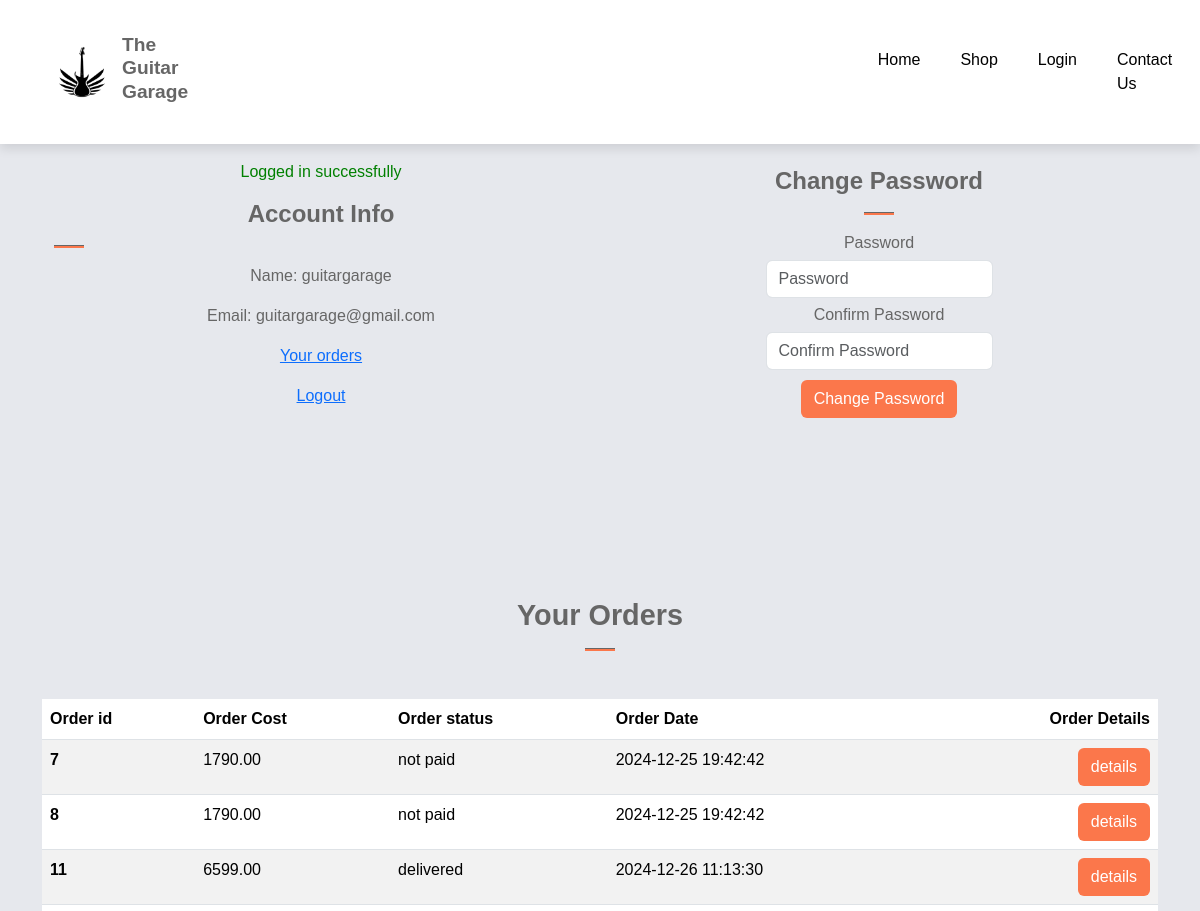
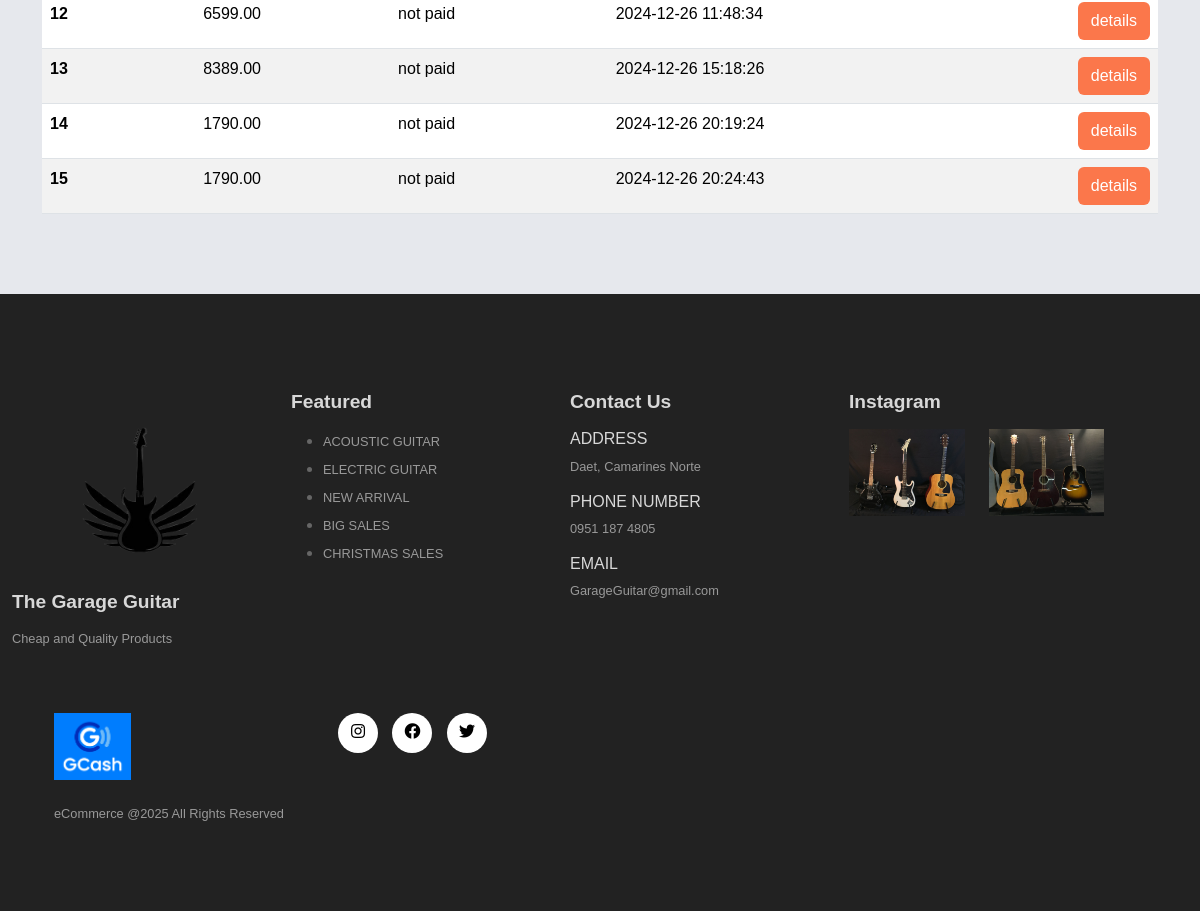
The app's page /account.php (signed in) with its own data (2 pictures, top to bottom).
### tables this page shows
CREATE TABLE `orders` (
  `order_id` int(11) NOT NULL,
  `order_cost` decimal(10,2) NOT NULL,
  `order_status` varchar(100) NOT NULL DEFAULT 'on_hold',
  `user_id` int(11) NOT NULL,
  `user_phone` varchar(50) NOT NULL,
  `user_city` varchar(255) NOT NULL,
  `user_address` varchar(255) NOT NULL,
  `order_date` datetime NOT NULL DEFAULT current_timestamp()
);

### account.php (the view, shortened to what this page needs)
<?php
include('server/connection.php');
if(isset($_SESSION['logged_in'])){
   $user_id = $_SESSION['user_id'];
   $stmt = $conn->prepare("SELECT * FROM orders WHERE user_id=?");
   $stmt->bind_param('i',$user_id);
   $stmt->execute();
   $orders = $stmt->get_result();
}
?>
<!DOCTYPE html>
<html lang="en">
<head>
    <link href="https://cdn.jsdelivr.net/npm/bootstrap@5.3.3/dist/css/bootstrap.min.css" rel="stylesheet"
>
    <link rel="stylesheet" href="https://use.fontawesome.com/releases/v5.15.4/css/all.css"
 />
    <link rel="stylesheet" href="assets/css/style.css">
</head>
<body>
     <nav class="navbar navbar-expand-lg navbar-light bg-white py-3 fixed-top">
        <div class="container">
            <img src="assets/css/js/imgs/logo.jpeg" width="80" height="80"/>
            <h4>The Guitar Garage</h4>
            <div class="collapse navbar-collapse nav-buttons" id="navbarSupportedContent">
                <ul class="navbar-nav me-auto mb-2 mb-lg-0">
                    <li class="nav-item">
                        <a class="nav-link" href="index.php">Home</a>
                    </li>
                    <li class="nav-item">
                        <a class="nav-link" href="shop.php">Shop</a>
                    </li>
                    <li class="nav-item">
                        <a class="nav-link" href="login.php">Login</a>
                    </li>
                    <li class="nav-item">
                        <a class="nav-link" href="contact.php">Contact Us</a>
                    </li>
                </ul>
            </div>
        </div>
    </nav>
</body>
</html>
    <section class="my-5 py-5">
    <div class="row container mx-auto">
        <div class="text-center mt-3 pt-5 col-lg-6 col-md-12 col-sm-12">
            <p class="text-center" style="color:green">
                <?php
                if (isset($_SESSION['login_success'])) {
                    echo $_SESSION['login_success'];
                }
                ?>
            </p>
            <h3 class="font-weight-bold">Account Info</h3>
            <hr class="max-auto">
            <div class="class-info">
                <p>Name:<span> <?php if (isset($_SESSION['user_name'])) { echo $_SESSION['user_name']; } ?></span></p>
                <p>Email:<span> <?php if (isset($_SESSION['user_email'])) { echo $_SESSION['user_email']; } ?></span></p>
                <p><a href="#orders" id="orders-btn">Your orders</a></p>
                <p><a href="account.php?logout=1" id="logout-btn">Logout</a></p>
            </div>
        </div>
        <div class="col-lg-6 col-md-12 col-sm-12">
            <form id="account-form" method="POST" action="account.php">
                <h3>Change Password</h3>
                <hr class="mx-auto">
                <div class="form-group">
                    <label>Password</label>
                    <input type="password" class="form-control" id="account-password" name="password" placeholder="Password" required />
                </div>
                <div class="form-group">
                    <label>Confirm Password</label>
                    <input type="password" class="form-control" id="account-password-confirm" name="confirm-password" placeholder="Confirm Password" required />
                </div>
                <div class="form-group">
                    <input type="submit" value="Change Password" name="change_password" class="btn" id="change-pass-btn">
                </div>
            </form>
        </div>
    </div>
</section>
    <section id="orders" class="orders container my-5 py-3">
    <div class="container mt-2">
        <h2 class="font-weight-bold text-center">Your Orders</h2>
        <hr class="mx-auto">
    </div>
    <table class="table table-striped mt-5 pt-5">
        <thead>
            <tr>
                <th scope="col">Order id</th>
                <th scope="col">Order Cost</th>
                <th scope="col">Order status</th>
                <th scope="col">Order Date</th>
                <th scope="col">Order Details</th>
            </tr>
        </thead>
        <tbody>
            <?php while($row = $orders->fetch_assoc() ){ ?>
            <tr>
                <td>
                    <div class="d-flex align-items-center">
                        <div>
                            <p class="font-weight-bold mb-1"><?php echo $row['order_id']; ?></p>
                        </div>
                    </div>
                </td>
                <td>
                    <span><?php echo $row['order_cost']; ?></span>
                </td>
                <td>
                    <span><?php echo $row['order_status']; ?></span>
                </td>
                <td>
                    <span><?php echo $row['order_date']; ?></span>
                </td>
                <td>
                    <form method="POST" action="order_details.php">
                        <input class="btn order-details-btn" name="order_details_btn" type="submit" value="details"/>
                    </form>
                </td>
            </tr>
            <?php } ?>
        </tbody>
    </table>
</section>
    <footer class="mt-5 py-5">
        <div class="row container mx=auto pt-5">
            <div class="footer-one col-lg-3 col-md-6 col-sm-12">
                <img class="logo"
                    src="assets/css/js/imgs/logo.jpeg"
                    alt="Description of the Image" style="width: 200px; height: auto; display: block; margin: 0 auto;">
                <h5 class="pb-2">The Garage Guitar</h5>
                <p>Cheap and Quality Products</p>
            </div>
            <div class="footer-one col-lg-3 col-md-6 col-sm-12">
                <h5 class="pb-2">Featured</h5>
                <ul class="text-uppercase">
                    <li><a href="#">Acoustic Guitar</a></li>
                    <li><a href="#">Electric Guitar</a></li>
                    <li><a href="#">New Arrival</a></li>
                    <li><a href="#">Big Sales</a></li>
                    <li><a href="#">Christmas Sales</a></li>
                </ul>
            </div>
            <div class="footer-one col-lg-3 col-md-6 col-sm-12">
                <h5 class="pb-2">Contact Us</h5>
                <div>
                    <h6 class="text-uppercase">Address</h6>
                    <p>Daet, Camarines Norte</p>
                </div>
                <div>
                    <h6 class="text-uppercase">Phone Number</h6>
                    <p>0951 187 4805</p>
                </div>
                <div>
                    <h6 class="text-uppercase">Email</h6>
                    <p>GarageGuitar@gmail.com</p>
                </div>
            </div>
            <div class="footer-one col-lg-3 col-md-6 col-sm-12">
                <h5 class="pb-2">Instagram</h5>
                <div class="row">
                    <img src="assets/css/js/imgs/instagram1.jpeg"
                        class="img fluid w-50 h-100 mb-2" alt="Description of the image" />
                    <img src="assets/css/js/imgs/instagram2.jpeg"
                        class="img fluid w-50 h-100 mb-2" alt="Description of the image" />
                </div>
            </div>
        </div>
        <div class="copyright mt-5">
            <div class="row container mx-auto">
                <div class="col-lg-3 col-md col-sm-12 mb-4">
                    <img src="assets/css/js/imgs/gcashlogo.jpeg" alt="GCash Logo"
                        width="50" />
                    <p>eCommerce @2025 All Rights Reserved</p>
                </div>
                <div class="col-lg-3 col-md-5 col-sm-12 mb-4">
                    <a href="#"><i class="fab fa-instagram"></i></a>
                    <a href="#"><i class="fab fa-facebook"></i></a>
                    <a href="#"><i class="fab fa-twitter"></i></a>
                </div>
            </div>
        </div>
    </footer>
    </body>
    </html>

### assets/css/style.css (style rules this page uses)
.nav-buttons { margin-left: 60%; }
* { margin: 0; padding: 0; box-sizing: border-box; }
body { font-family: 'Poppins', sans-serif; }
h2 { font-size: 1.8rem; font-weight: 600; }
h3 { font-size: 1.5rem; font-weight: 800; }
h4 { font-size: 1.2rem; font-weight: 600; }
h5 { font-size: 1rem; font-weight: 400; }
h6 { color: #d8d8d8; }
.navbar { font-size: 16px; padding-top: 2rem !important; padding-bottom: 2rem !important; top: 0; left: 0; box-shadow: 0 5px 10px rgba(0,0,0,0.1); }
.navbar-light .navbar-nav .nav-link { padding: 0 20px; color: #000; transition: 0.4s ease; }
hr { width: 30px; height: 3px !important; opacity: 1 !important; background-color: #fb774b; }
footer { background-color: #222222; }
footer h5 { color: #d8d8d8; font-weight: 700; font-size: 1.2rem; }
footer li { padding-bottom: 4px; }
footer li a { font-size: 0.8rem; color:#999; text-decoration: none; }
footer .copyright a { color:#000; height: 40px; width: 40px; background-color: #fff; display: inline-block; text-align: center; line-height: 38px; border-radius: 50%; transition: 0.3s ease; margin: 0 5px; }
footer p { color: #999; font-size: 0.8rem; }
footer .copyright img { width: 30%; }
.logo { width:40px; height: 40px;; }
td:last-child { text-align: right; }
th:last-child { text-align: right; }
#account-form { width: 50%; margin: 35px auto; text-align: center; padding: 20px; }
#account-form input { margin: 5px auto; }
#account-form #change-pass-btn { color: #fff; background-color: #fb774b; }
body { margin: 0; padding: 0; box-sizing: border-box; background-color: #e6e8ed; color: #666666; font-family: "Montserrat", sans-serif; }
.font-weight-bold { font-weight: 600; }
.orders .order-details-btn { color:#fff; background-color: #fb774b; }

### records on screen
orders: order_id "7", order_cost "1790.00", order_status "not paid", order_date "2024-12-25 19:42:42"
orders: order_id "8", order_cost "1790.00", order_status "not paid", order_date "2024-12-25 19:42:42"
orders: order_id "11", order_cost "6599.00", order_status "delivered", order_date "2024-12-26 11:13:30"
orders: order_id "12", order_cost "6599.00", order_status "not paid", order_date "2024-12-26 11:48:34"
orders: order_id "13", order_cost "8389.00", order_status "not paid", order_date "2024-12-26 15:18:26"
orders: order_id "14", order_cost "1790.00", order_status "not paid", order_date "2024-12-26 20:19:24"
orders: order_id "15", order_cost "1790.00", order_status "not paid", order_date "2024-12-26 20:24:43"

### other values on screen
$_SESSION['login_success'] "Logged in successfully"
$_SESSION['user_name'] "guitargarage"
$_SESSION['user_email'] "guitargarage@gmail.com"
